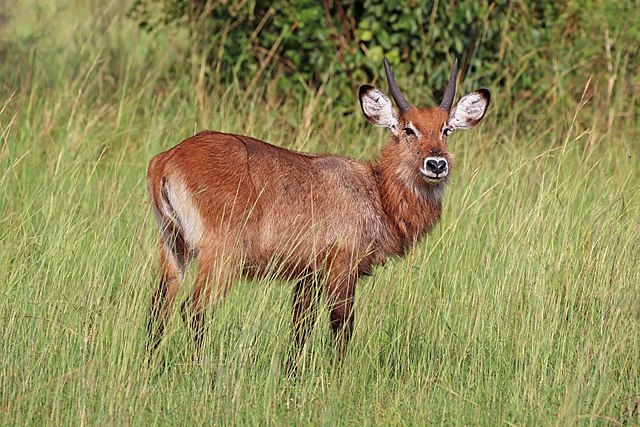
#> input picture exercises/01_color_based_segmentation/input/deer.jpg, 640 x 427 px
$ python ex04_divide_image.py
#> lines starting #> are read from the running program, lines starting #| are printed output that depends on the picture
import cv2

img = cv2.imread("../input/deer.jpg")
#> img is the input picture: shape (427, 640, 3); mean B, G, R 87.5, 139.7, 146
assert img is not None, "Failed to load image."

cropped_img = img[0:200, :, :]
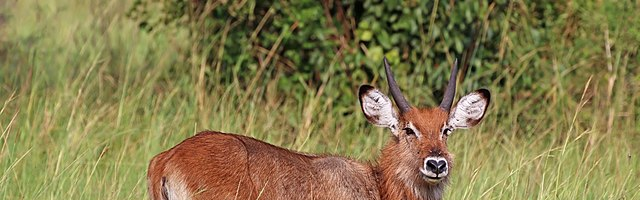
#> cropped_img: shape (200, 640, 3); mean B, G, R 76.3, 123.7, 133.9
cv2.imwrite("../output/ex04_upperhalf.jpg", cropped_img)
